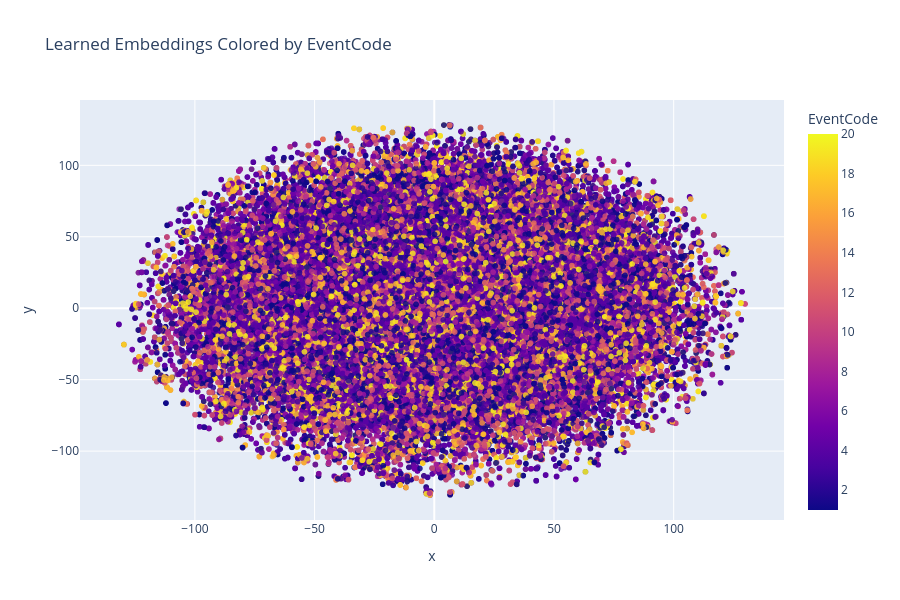

Notebook source saved alongside this figure:
### Code cell
df_plot = pd.DataFrame({
    "x": emb2d_tsne[:,0],
    "y": emb2d_tsne[:,1],
    "GlobalEventID": global_ids,
    
    "EventCode": eventcodes.astype(int)
})

fig = px.scatter(
    df_plot,
    x="x",
    y="y",
    color="EventCode",
    hover_data=["GlobalEventID", "EventCode"],
    title="Learned Embeddings Colored by EventCode"
)

fig.update_traces(marker=dict(size=6, opacity=0.85))
fig.update_layout(width=900, height=600)
fig.show()

### Figure 1 — Plotly figure (JSON) as saved in the notebook; plotly's stock layout.template omitted (floating-point values rounded to 4 significant figures; data arrays with more than 128 entries replaced by an {"elided": "..."} marker saying what was removed)
{"data": [{"customdata": {"elided": "70000x2 int values"}, "hovertemplate": "x=%{x}<br>y=%{y}<br>GlobalEventID=%{customdata[0]}<br>EventCode=%{marker.color}<extra></extra>", "legendgroup": "", "marker": {"color": {"elided": "70000 int values"}, "coloraxis": "coloraxis", "opacity": 0.85, "size": 6, "symbol": "circle"}, "mode": "markers", "name": "", "showlegend": false, "type": "scattergl", "x": {"elided": "70000 float values"}, "xaxis": "x", "y": {"elided": "70000 float values"}, "yaxis": "y"}], "layout": {"coloraxis": {"colorbar": {"title": {"text": "EventCode"}}, "colorscale": [[0, "#0d0887"], [0.1111, "#46039f"], [0.2222, "#7201a8"], [0.3333, "#9c179e"], [0.4444, "#bd3786"], [0.5556, "#d8576b"], [0.6667, "#ed7953"], [0.7778, "#fb9f3a"], [0.8889, "#fdca26"], [1, "#f0f921"]]}, "height": 600, "legend": {"tracegroupgap": 0}, "title": {"text": "Learned Embeddings Colored by EventCode"}, "width": 900, "xaxis": {"anchor": "y", "domain": [0, 1], "title": {"text": "x"}}, "yaxis": {"anchor": "x", "domain": [0, 1], "title": {"text": "y"}}}}
